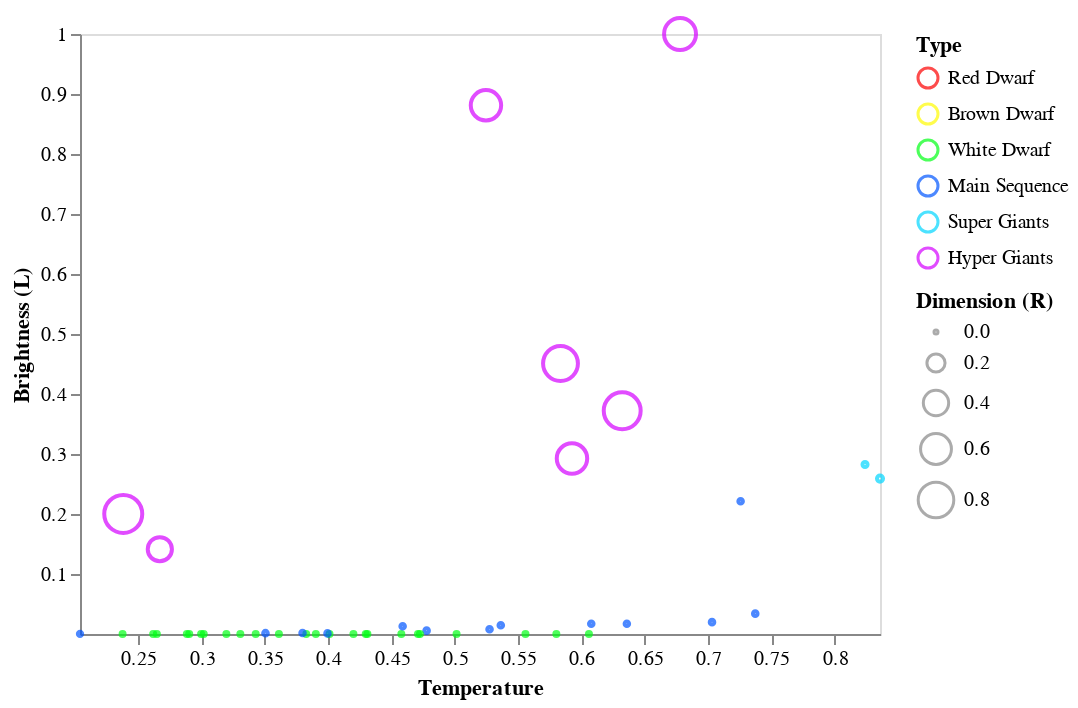

Source (notebook cell):
### Markdown cell above
In questo primo grafico possiamo vedere come in questa classe spettrale siano presenti tre tipi diversi di stelle di dimensione, luminosità e temperatura variabile. 

Possiamo notare come sia presente un cluster di stelle appartenenti al gruppo Main Sequence nella parte inferiore destra del grafico: sono stelle con una luminsoità bassa ma una temperatura elevata. é possibile altresì notare che sono stelle molto piccole.

Sempre nella parte più a destra del grafico, quindi fra le stelle con una temperatura elevata, è possibile trovare le stelle appartenenti al gruppo delle Hyper Giants. Possiamo notare come le stelle appartenenti a questo gruppo siano stelle di dimensioni elevate rispetto alle altre presenti in questa classe spettrale. 

Notiamo come le stelle appartenenti alla categoria delle Super Giants siano stelle piccole che hanno prevalentemente una temperatura e una luminosità medio-bassa

### Code cell
data = dataset[dataset['Spectral_Class'] == 'B']

alt.Chart(data).mark_point().encode( 
    
    x = alt.X('Temperature',
         scale = alt.Scale(domain = (min(data.Temperature), max(data.Temperature))),
         axis = alt.Axis(format='K', title='Temperature', grid = False)
         ),
    
    y = alt.Y('L',
         scale = alt.Scale(domain = (min(data.L), max(data.L))),
         axis = alt.Axis(format='K', title='Brightness (L)', grid = False)
         ),
    
    size = alt.Size('R', legend = alt.Legend(title = 'Dimension (R)')),
    
    color = alt.Color('Type', scale=alt.
                    Scale(domain=dom, range=rng))
    
)

### Figure 1 — Vega-Lite specification as saved in the notebook (floating-point values rounded to 4 significant figures)
{"config": {"view": {"continuousWidth": 400, "continuousHeight": 300}}, "data": {"name": "data-825dd23a174153afc26012577b8f1d25"}, "mark": "point", "encoding": {"color": {"type": "nominal", "field": "Type", "scale": {"domain": ["Red Dwarf", "Brown Dwarf", "White Dwarf", "Main Sequence", "Super Giants", "Hyper Giants"], "range": ["#fc0000", "#fffb00", "#00ff15", "#0055ff", "#00d5ff", "#d400ff"]}}, "size": {"type": "quantitative", "field": "R", "legend": {"title": "Dimension (R)"}}, "x": {"type": "quantitative", "axis": {"format": "K", "grid": false, "title": "Temperature"}, "field": "Temperature", "scale": {"domain": [0.2039, 0.8358]}}, "y": {"type": "quantitative", "axis": {"format": "K", "grid": false, "title": "Brightness (L)"}, "field": "L", "scale": {"domain": [6.004e-10, 1.0]}}}, "$schema": "https://vega.github.io/schema/vega-lite/v4.8.1.json", "datasets": {"data-825dd23a174153afc26012577b8f1d25": [{"Temperature": 0.6059, "L": 6.583e-08, "R": 0.0, "A_M": 0.7036, "Color": "Blue-White", "Spectral_Class": "B", "Type": "White Dwarf"}, {"Temperature": 0.3826, "L": 1.521e-08, "R": 2.874e-06, "A_M": 0.7445, "Color": "Blue-White", "Spectral_Class": "B", "Type": "White Dwarf"}, {"Temperature": 0.7373, "L": 0.03395, "R": 0.003229, "A_M": 0.2414, "Color": "Blue-White", "Spectral_Class": "B", "Type": "Main Sequence"}, {"Temperature": 0.3504, "L": 0.001337, "R": 0.003691, "A_M": 0.3111, "Color": "Blue-White", "Spectral_Class": "B", "Type": "Main Sequence"}, {"Temperature": 0.2039, "L": 8.712e-05, "R": 0.001479, "A_M": 0.3777, "Color": "White", "Spectral_Class": "B", "Type": "Main Sequence"}, {"Temperature": 0.8358, "L": 0.259, "R": 0.01334, "A_M": 0.182, "Color": "Blue", "Spectral_Class": "B", "Type": "Super Giants"}, {"Temperature": 0.401, "L": 1.06e-09, "R": 3.387e-06, "A_M": 0.762, "Color": "Blue-White", "Spectral_Class": "B", "Type": "White Dwarf"}, {"Temperature": 0.3195, "L": 6.946e-10, "R": 2.566e-07, "A_M": 0.7533, "Color": "Blue-White", "Spectral_Class": "B", "Type": "White Dwarf"}, {"Temperature": 0.2646, "L": 8.241e-10, "R": 4.106e-07, "A_M": 0.752, "Color": "Blue-White", "Spectral_Class": "B", "Type": "White Dwarf"}, {"Temperature": 0.2375, "L": 7.77e-10, "R": 1.54e-07, "A_M": 0.7226, "Color": "Blue-White", "Spectral_Class": "B", "Type": "White Dwarf"}, {"Temperature": 0.4708, "L": 1.201e-09, "R": 2.412e-06, "A_M": 0.7273, "Color": "Blue", "Spectral_Class": "B", "Type": "White Dwarf"}, {"Temperature": 0.824, "L": 0.2825, "R": 0.006154, "A_M": 0.1695, "Color": "Blue", "Spectral_Class": "B", "Type": "Super Giants"}, {"Temperature": 0.3016, "L": 6.004e-10, "R": 7.236e-07, "A_M": 0.8002, "Color": "Blue-White", "Spectral_Class": "B", "Type": "White Dwarf"}, {"Temperature": 0.5013, "L": 1.672e-09, "R": 1.437e-06, "A_M": 0.733, "Color": "Blue", "Spectral_Class": "B", "Type": "White Dwarf"}, {"Temperature": 0.4296, "L": 1.436e-09, "R": 4.824e-07, "A_M": 0.7724, "Color": "Blue", "Spectral_Class": "B", "Type": "White Dwarf"}, {"Temperature": 0.3305, "L": 8.712e-10, "R": 6.774e-07, "A_M": 0.7455, "Color": "Blue-White", "Spectral_Class": "B", "Type": "White Dwarf"}, {"Temperature": 0.2617, "L": 6.946e-10, "R": 2.977e-07, "A_M": 0.7286, "Color": "Blue-White", "Spectral_Class": "B", "Type": "White Dwarf"}, {"Temperature": 0.2883, "L": 7.417e-10, "R": 5.389e-07, "A_M": 0.7739, "Color": "Blue-White", "Spectral_Class": "B", "Type": "White Dwarf"}, {"Temperature": 0.2902, "L": 9.418e-10, "R": 8.006e-07, "A_M": 0.7239, "Color": "Blue-White", "Spectral_Class": "B", "Type": "White Dwarf"}, {"Temperature": 0.7257, "L": 0.2213, "R": 0.003085, "A_M": 0.2473, "Color": "Blue-White", "Spectral_Class": "B", "Type": "Main Sequence"}, {"Temperature": 0.3797, "L": 0.001505, "R": 0.002911, "A_M": 0.2689, "Color": "Blue-White", "Spectral_Class": "B", "Type": "Main Sequence"}, {"Temperature": 0.6077, "L": 0.01707, "R": 0.003034, "A_M": 0.2483, "Color": "Blue-White", "Spectral_Class": "B", "Type": "Main Sequence"}, {"Temperature": 0.7031, "L": 0.01977, "R": 0.00328, "A_M": 0.2448, "Color": "Blue-White", "Spectral_Class": "B", "Type": "Main Sequence"}, {"Temperature": 0.6358, "L": 0.01709, "R": 0.002813, "A_M": 0.2539, "Color": "Blue-White", "Spectral_Class": "B", "Type": "Main Sequence"}, {"Temperature": 0.4777, "L": 0.005557, "R": 0.003475, "A_M": 0.2664, "Color": "Blue-White", "Spectral_Class": "B", "Type": "Main Sequence"}, {"Temperature": 0.6322, "L": 0.372, "R": 0.8617, "A_M": 0.08818, "Color": "Blue", "Spectral_Class": "B", "Type": "Hyper Giants"}, {"Temperature": 0.2381, "L": 0.2001, "R": 0.913, "A_M": 0.06316, "Color": "Blue-White", "Spectral_Class": "B", "Type": "Hyper Giants"}, {"Temperature": 0.267, "L": 0.1413, "R": 0.3638, "A_M": 0.1276, "Color": "Blue-White", "Spectral_Class": "B", "Type": "Hyper Giants"}, {"Temperature": 0.5925, "L": 0.2925, "R": 0.5822, "A_M": 0.1151, "Color": "Blue-White", "Spectral_Class": "B", "Type": "Hyper Giants"}, {"Temperature": 0.3902, "L": 1.554e-09, "R": 1.899e-06, "A_M": 0.7752, "Color": "Blue", "Spectral_Class": "B", "Type": "White Dwarf"}, {"Temperature": 0.361, "L": 1.342e-09, "R": 1.54e-06, "A_M": 0.7455, "Color": "Blue", "Spectral_Class": "B", "Type": "White Dwarf"}, {"Temperature": 0.3427, "L": 1.295e-09, "R": 1.488e-06, "A_M": 0.7552, "Color": "Blue", "Spectral_Class": "B", "Type": "White Dwarf"}, {"Temperature": 0.2995, "L": 1.189e-09, "R": 1.642e-06, "A_M": 0.7761, "Color": "Blue", "Spectral_Class": "B", "Type": "White Dwarf"}, {"Temperature": 0.4309, "L": 1.483e-09, "R": 2.053e-06, "A_M": 0.7236, "Color": "Blue", "Spectral_Class": "B", "Type": "White Dwarf"}, {"Temperature": 0.4724, "L": 1.742e-09, "R": 2.977e-06, "A_M": 0.7273, "Color": "Blue", "Spectral_Class": "B", "Type": "White Dwarf"}, {"Temperature": 0.5801, "L": 1.778e-09, "R": 2.207e-06, "A_M": 0.7026, "Color": "Blue", "Spectral_Class": "B", "Type": "White Dwarf"}, {"Temperature": 0.5558, "L": 1.46e-09, "R": 1.026e-06, "A_M": 0.6911, "Color": "Blue", "Spectral_Class": "B", "Type": "White Dwarf"}, {"Temperature": 0.4199, "L": 1.213e-09, "R": 1.129e-06, "A_M": 0.7373, "Color": "Blue", "Spectral_Class": "B", "Type": "White Dwarf"}, {"Temperature": 0.4577, "L": 1.377e-09, "R": 8.109e-07, "A_M": 0.7361, "Color": "Blue", "Spectral_Class": "B", "Type": "White Dwarf"}, {"Temperature": 0.5363, "L": 0.01466, "R": 0.00326, "A_M": 0.258, "Color": "Blue-White", "Spectral_Class": "B", "Type": "Main Sequence"}, {"Temperature": 0.5274, "L": 0.007944, "R": 0.003403, "A_M": 0.293, "Color": "Blue-White", "Spectral_Class": "B", "Type": "Main Sequence"}, {"Temperature": 0.4588, "L": 0.01286, "R": 0.00309, "A_M": 0.2764, "Color": "Blue-White", "Spectral_Class": "B", "Type": "Main Sequence"}, {"Temperature": 0.3994, "L": 0.00104, "R": 0.002897, "A_M": 0.2902, "Color": "Blue-White", "Spectral_Class": "B", "Type": "Main Sequence"}, {"Temperature": 0.5834, "L": 0.4509, "R": 0.7667, "A_M": 0.09631, "Color": "Blue-White", "Spectral_Class": "B", "Type": "Hyper Giants"}, {"Temperature": 0.6779, "L": 1.0, "R": 0.6425, "A_M": 0.1354, "Color": "Blue-White", "Spectral_Class": "B", "Type": "Hyper Giants"}, {"Temperature": 0.5246, "L": 0.8812, "R": 0.5799, "A_M": 0.1329, "Color": "Blue-White", "Spectral_Class": "B", "Type": "Hyper Giants"}]}}
